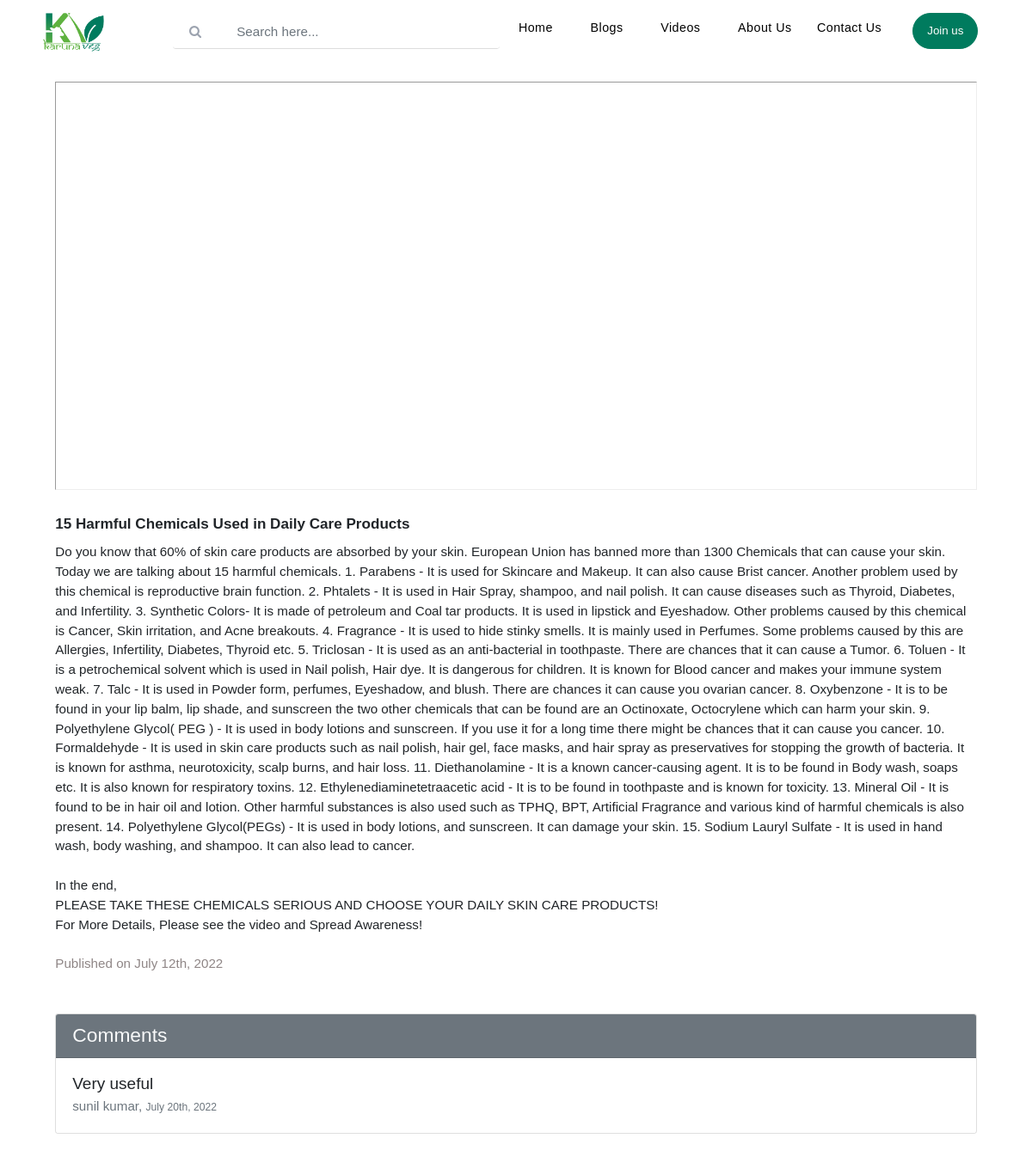
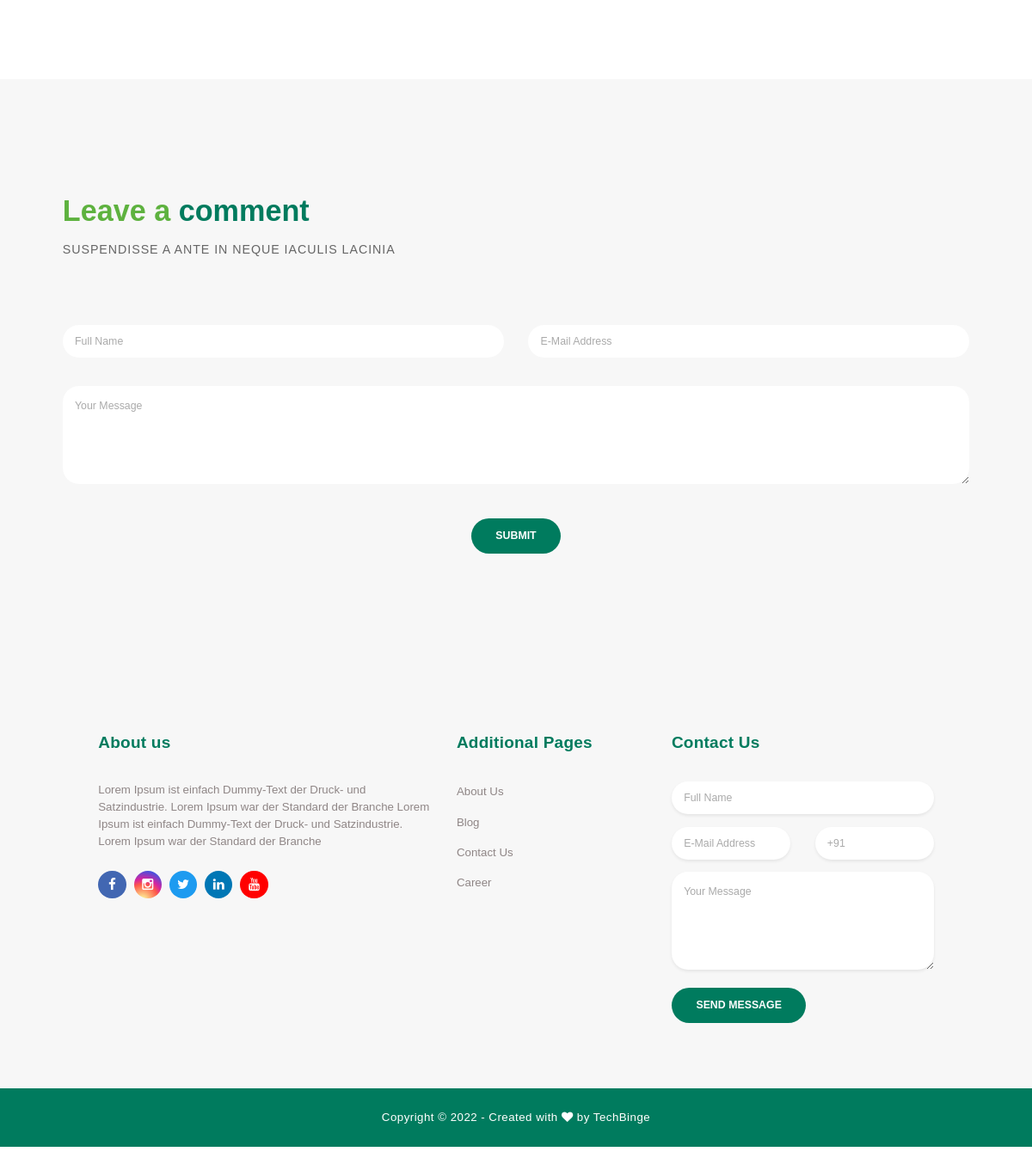
Screenshot of /video-blog-single.php?id=10 with the database file from the repository (2 pictures, top to bottom).
### tables this page shows
CREATE TABLE `videos` (
  `id` int(20) NOT NULL,
  `title` varchar(200) NOT NULL,
  `description` text NOT NULL,
  `ending_lines` text NOT NULL,
  `url` text NOT NULL,
  `category_id` int(11) NOT NULL,
  `created_at` timestamp NOT NULL DEFAULT CURRENT_TIMESTAMP ON UPDATE CURRENT_TIMESTAMP
);

CREATE TABLE `comments_video_blog` (
  `id` int(11) NOT NULL,
  `comment` text NOT NULL,
  `name` varchar(255) NOT NULL,
  `email` varchar(255) NOT NULL,
  `video_blog_id` int(11) NOT NULL,
  `created_at` timestamp NOT NULL DEFAULT CURRENT_TIMESTAMP ON UPDATE CURRENT_TIMESTAMP
);

### includes/function.php (called while the page is built, shortened)
<?php
function getVideoComments($db,$video_blog_id){
    $query="SELECT * FROM `comments_video_blog` WHERE `video_blog_id`= $video_blog_id ORDER BY id DESC";
    $run=mysqli_query($db,$query);
    $data = array();
    while($d=mysqli_fetch_assoc($run)){
        $data[]=$d;
    }
    return $data;
}
?>

### video-blog-single.php (the view, shortened to what this page needs)
<!DOCTYPE html>
<html lang="en">
  <head>
    <link href="vendor/bootstrap/css/bootstrap.min.css" rel="stylesheet">
    <link rel="stylesheet" href="assets/css/fontawesome.css">
    <link rel="stylesheet" href="assets/css/style.css">
    <link rel="stylesheet" href="assets/css/owl.css">
  </head>
  <body>
    <?php
      require('includes/header.php');
      require('includes/db.php');
      require('includes/function.php');
    ?>
    <?php
          $video_blog_id = $_GET['id'];
          $query = "SELECT * FROM `videos` WHERE `id`= '$video_blog_id' ";
          $run = mysqli_query($db, $query);
          $row = mysqli_fetch_assoc($run);
        ?>
    <div class="container-fluid col-11">
        <div id="video_blog_single">
                <div class="card-iframe  ">
                    <iframe class="embed-responsive-item " src="<?= $row['url']?>?rel=0&modestbranding=1" allowfullscreen ></iframe>
                </div>
            <br>
            <h5 class="card-title"><?php echo $row['title']; ?></h5>
            <span><?php echo $row['description']; ?></span>
            <br><br>
            <span class="date"> Published on
                      <time class="post-item__meta post-item__meta--date" datetime="2022-02-14T20:24:54+00:00">
                        <?= date('F jS, Y',strtotime($row['created_at']))?>
                      </time>
            </span>
          </div>
    </div>
    <div class="container-fluid col-11 mt-5">
        <?php
              if(isset($_GET['id'])){
                ?>
    <div class="card">
                <h4 class="card-header bg-secondary text-light">Comments</h4>
                <?php
                    $comments = getVideoComments($db,$video_blog_id);
                    foreach($comments as $comment){
                ?>
            <div class="card-body">
                <h5 class="card-text mb-1"><?=$comment['comment']?></h5>
                <span class="text-secondary" ><?=$comment['name']?>, </span>
                <span class="text-secondary"> <small><?=date('F jS, Y',strtotime($comment['created_at']))?></small></span>
                </div>
            <?php
            }
                ?>
              </div>
                <?php
              }
              ?>
    </div>
    <div class="callback-form contact-us">
      <div class="container">
        <div class="row">
          <div class="col-md-12">
            <div class="section-heading">
              <h2>Leave a <em>comment</em></h2>
              <span>Suspendisse a ante in neque iaculis lacinia</span>
            </div>
          </div>
          <div class="col-md-12">
            <div class="contact-form">
              <form id="contact" action="includes/add_comment.php" method="post">
                <div class="row">
                  <div class="col-lg-6 col-md-12 col-sm-12">
                    <fieldset>
                      <input name="name" type="text" class="form-control" id="name" name="name" placeholder="Full Name" required="">
                    </fieldset>
                  </div>
                  <div class="col-lg-6 col-md-12 col-sm-12">
                    <fieldset>
                      <input name="email" type="email" class="form-control" id="email" name="email" pattern="[^ @]*@[^ @]*" placeholder="E-Mail Address" required="">
                    </fieldset>
                  </div>
                  <div class="col-lg-12">
                    <fieldset>
                      <textarea rows="6" class="form-control" id="message" name="comment" placeholder="Your Message" required=""></textarea>
                    </fieldset>
                  </div>
                  <div class="col-lg-12">
                    <fieldset>
                      <button type="submit" id="form-submit" class="filled-button" name="addVideoBlogComment">Submit</button>
                    </fieldset>
                  </div>
                </div>
              </form>
            </div>
          </div>
        </div>
      </div>
    </div>
    <?php
      include('includes/footer.php');
    ?>
  </body>
</html>

### assets/css/style.css (style rules this page uses)
:root { --green2: #007B5E; --green1: #5EB23F; --para: #8f8686; --white: #fff; --white-gray: #f7f7f7; ; }
body { font-family: sans-serif; overflow-x: hidden; text-rendering: optimizeLegibility; -webkit-font-smoothing: antialiased; -moz-osx-font-smoothing: grayscale; overflow-x: hidden; zoom: 95%; }
h1, h2, h3, h4, h5, h6 { margin: 0px; }
.section-heading { text-align: left; margin-bottom: 80px; }
.section-heading h2 { font-size: 36px; font-weight: 600; color: var(--green1); }
.section-heading em { font-style: normal; color: var(--green2); }
.section-heading span { display: block; margin-top: 15px; text-transform: uppercase; font-size: 15px; color: #666; letter-spacing: 1px; }
*, *:before, *:after { -webkit-box-sizing: border-box; box-sizing: border-box; -webkit-font-smoothing: antialiased; -moz-osx-font-smoothing: grayscale; }
.contact-us { background-color: #f7f7f7; padding: 140px 0px; }
.contact-us .contact-form { background-color: transparent!important; padding: 0!important; }
.callback-form { margin-top: 140px; }
.callback-form .contact-form { background-color: var(--green2); padding: 60px; border-radius: 5px; text-align: center; }
.callback-form .contact-form input { border-radius: 20px; height: 40px; line-height: 40px; display: inline-block; padding: 0px 15px; color: #6a6a6a; font-size: 13px; text-transform: none; box-shadow: none; border: none; margin-bottom: 35px; }
.callback-form .contact-form textarea { border-radius: 20px; height: 120px; max-height: 200px; min-height: 120px; display: inline-block; padding: 15px; color: #6a6a6a; font-size: 13px; text-transform: none; box-shadow: none; border: none; margin-bottom: 35px; }
.callback-form .contact-form ::placeholder { color: #aaa; }
.contact-us .contact-form button.filled-button { background-color: var(--green2); color: #fff; border: none; font-size: 13px; text-transform: uppercase; font-weight: 700; padding: 12px 30px; border-radius: 30px; display: inline-block; transition: all 0.3s; outline: none; box-shadow: none; text-shadow: none; cursor: pointer; }
* { margin: 0; padding: 0; -webkit-box-sizing: border-box; box-sizing: border-box; }

### video-blog-single.php (style rules this page uses)
#video_blog_single { margin-top: 100px; }
#video_blog_single .card-iframe iframe { width: 100%; height: 500px; }
#video_blog_single .card-title { font-weight: bold; font-size: 18px; }
#video_blog_single .date { color: var(--para); }

### rows the page displays
videos: title "15 Harmful Chemicals Used in Daily Care Products", description "Do you know that 60% of skin care products are absorbed by your skin. European Union has banned more than 1300 Chemicals that can cause your skin. Today we are talking about 15 harmful chemicals. 1. Parabens - It is used for Skincare and Makeup. It can also cause Brist cancer. Another problem used by this chemical is reproductive brain function. 2. Phtalets - It is used in Hair Spray, shampoo, and nail polish. It can cause diseases such as Thyroid, Diabetes, and Infertility. 3. Synthetic Colors- It is made of petroleum and Coal tar products. It is used in lipstick and Eyeshadow. Other problems caused by this chemical is Cancer, Skin irritation, and Acne breakouts. 4. Fragrance - It is used…", created_at "July 12th, 2022"
comments_video_blog: comment "Very useful", name "sunil kumar", created_at "July 20th, 2022"
